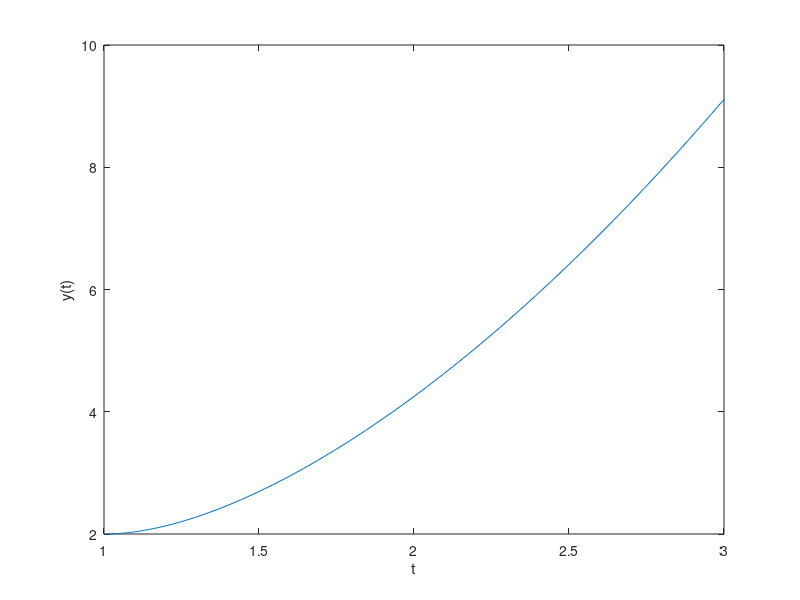

Reproduce this figure in MATLAB. (Note: this script raises an error after producing the figure.)

      close all
      
          dydt = @(t,y) (4*t^2 - 2*y)/t;
          [t,y] = ode45(dydt,[1,3],2);
          plot(t,y)
          xlabel('t'), ylabel('y(t)')
          
      if length(get(0,'children')) > 0
        set(gcf,'paperpos',[0 0 5 2.75])
        print -dsvg fo_lvc_sing.svg
      end
      
      